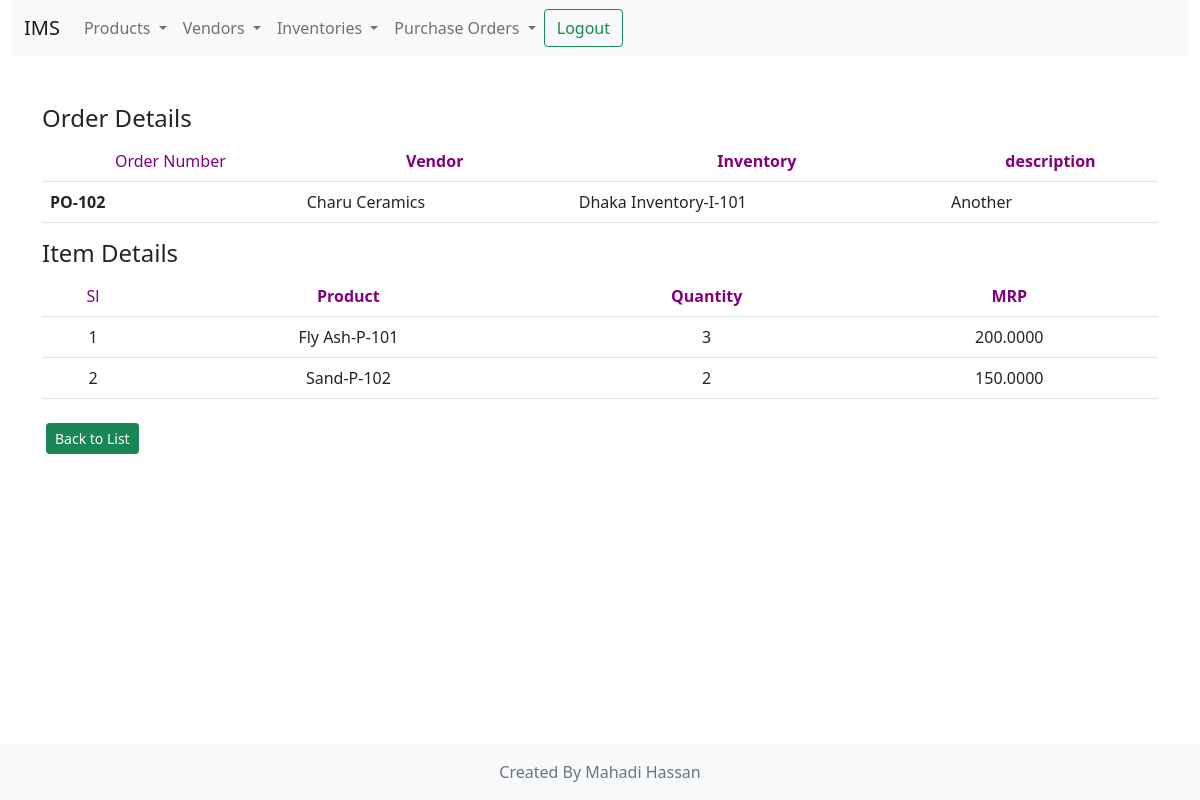
The app's page /purchase_order/view/5/ (signed in) with its own data.
### purchase_orders/models.py (models this page shows, shortened)
class PurchaseOrder(models.Model):
    order_number = models.CharField(max_length=256, verbose_name='Order No.')
    vendor_id = models.ForeignKey(Vendor, on_delete=models.CASCADE, verbose_name='Vendor')
    inventory_id = models.ForeignKey(Inventory, on_delete=models.CASCADE, verbose_name='Inventory', default=None, null=True)
    purpose = models.TextField(max_length=1024, verbose_name='Purpose')
    entry_date = models.DateField(auto_now_add=True)
    amount = models.DecimalField(max_digits=20, decimal_places=4)
    created_by = models.ForeignKey(User, on_delete=models.CASCADE)
    status = models.IntegerField(choices=STATUS_CHOICES, default=STATUS_CHOICES[0][0])
    class Meta:
        db_table = 'purchase_invoice'
        verbose_name = "Purchase Order"
        verbose_name_plural = "Purchase Orders"

class OrderItems(models.Model):
    product_id = models.ForeignKey(Product, on_delete=models.PROTECT)
    product_name = models.CharField(max_length=256, verbose_name='Product')
    purchase_id = models.ForeignKey(PurchaseOrder, on_delete=models.CASCADE, related_name='order')
    quantity = models.IntegerField(default=1)
    mrp = models.DecimalField(max_digits=15, decimal_places=4)
    class Meta:
        db_table = 'order_items'

### vendor/models.py (models this page shows)
class Vendor(models.Model):
    vendor_id = models.CharField(max_length = 200, verbose_name = 'Vendor Id', unique = True)
    name = models.CharField(max_length=200, verbose_name='Vendor', unique=True)
    address_line_1 = models.CharField(max_length=512, verbose_name='Address-1', blank=True, null=True)
    address_line_2 = models.CharField(max_length=512, blank=True, verbose_name='Address-2', null=True)
    contact_person = models.CharField(max_length=256, verbose_name='Contact Person', blank=True, null=True)
    contact_number = models.CharField(max_length=15, verbose_name='Phone', blank=True)
    email = models.EmailField(blank=True)
    def __str__(self):
        return "{}".format(self.name)
    class Meta:
        db_table = 'vendors'

### inventories/models.py (models this page shows, shortened)
class Inventory(models.Model):
    name = models.CharField(max_length=256, verbose_name='Name')
    code = models.CharField(max_length=256, verbose_name='Code', blank=True, null=True)
    class Meta:
        verbose_name = "Inventory"
        verbose_name_plural = "Inventories"
    def __str__(self):
        return '{}-{}'.format(self.name, self.code)

### products/models.py (models this page shows, shortened)
class Product(models.Model):
    name = models.CharField(max_length=256, verbose_name='Product Name')
    code = models.CharField(max_length=256, verbose_name='Code', blank=True, null=True)
    purchase_price = models.DecimalField(max_digits=15, decimal_places=4, blank=True, null=True)
    sale_price = models.DecimalField(max_digits=15, decimal_places=4)
    class Meta:
        verbose_name = "Product"
        verbose_name_plural = "Products"
    def __str__(self):
        return '{}-{}'.format(self.name, self.code)

### purchase_orders/views.py (the view)
# urls.py: path('view/<int:order_id>/', view, name='view_order'),
@login_required(login_url='/accounts/login/')
def view(request, order_id, **kwargs):
    purchase_order = PurchaseOrder.objects.get(pk=order_id)
    return render(request, 'purchase_order/view.html',
                  {'order': purchase_order, 'title': 'Order View'})

### context_processor.py (called while the page is built)
def default_context_data(request):
    menu_file = open(menu_file_path)
    data = json.load(menu_file)
    menu_file.close()
    return {
        "menu": data
    }

### templates/purchase_order/view.html (shortened to what this page needs)
{% extends 'base.html' %}
{% block content %}
<div id="content-main">
<div class="module">
<h4>Order Details</h4>
          <table class="table table-overview">
           <tr style="text-align:center; color:purple;  height:30px">
               <td>Order Number</td>
               <th style="text-align:center">Vendor</th>
               <th style="text-align:center">Inventory</th>
               <th style="text-align:center">description</th>
           </tr>
                <tr>
                <th>{{ order.order_number }}</th>
                <td>{{ order.vendor_id }}</td>
                <td>{{ order.inventory_id }}</td>
                <td>{{ order.purpose }}</td>
                </tr>
          </table>
<h4>Item Details</h4>
    <table class="table table-overview">
           <tr style="color:purple; text-align:center; height:30px">
               <td>Sl</td>
               <th>Product</th>
               <th>Quantity</th>
               <th>MRP</th>
           </tr>
              {% for row in order.order.all %}
              <tr style="text-align:center">
              <td>{{ forloop.counter }}</td>
              <td>{{ row.product_id }}</td>
              <td>{{ row.quantity }}</td>
              <td>{{ row.mrp }}</td>
              </tr>
              {% endfor %}
          </table>
        </div>
<a class="my-2 mx-1 btn btn-sm btn-success" href="{% url "order_index" %}">Back to List</a>
</div>
{% endblock %}

### templates/base.html (shortened to what this page needs)
<!DOCTYPE html>
{% load static %}
<html lang="en">
<head>
    <link rel="stylesheet" href="{% static 'css/bootstrap.css' %}">
    <link rel="stylesheet" href="https://cdnjs.cloudflare.com/ajax/libs/font-awesome/5.15.4/css/all.min.css" />
</head>
<body>
<div class="container-fluid">
    <nav class="navbar navbar-expand-lg navbar-light bg-light mb-5">
        <div class="container-fluid">
            <a class="navbar-brand" href="{% url 'home' %}">{{ menu.name }}</a>
            <div class="collapse navbar-collapse" id="navbarNavDropdown">
                <ul class="navbar-nav">
                    {% for item in menu.main_menu %}
                        {% if not item.submenu %}
                            <li class="nav-item">
                                <a class="nav-link" aria-current="page" href="{{ item.url }}">{{ item.label }}</a>
                            </li>
                        {% else %}
                            <li class="nav-item dropdown">
                                <a class="nav-link dropdown-toggle" href="#" id="navbarDropdownMenuLink" role="button" data-bs-toggle="dropdown" aria-expanded="false">
                                    {{ item.label }}
                                </a>
                            </li>
                        {% endif %}
                    {% endfor %}
                </ul>
            <form class="d-flex" method="post" action="/accounts/logout/">
                        <button class="btn btn-outline-success" type="submit">Logout</button>
            </form>
            </div>
        </div>
    </nav>
</div>
<div class="container-md">
    {% block content %}
    {% endblock %}
</div>
<footer class="footer fixed-bottom mt-auto py-3 bg-light">
    <div class="container"  style="text-align: center">
        <span class="text-muted">Created By Mahadi Hassan</span>
    </div>
</footer>
</body>
</html>

### records on screen
PurchaseOrder: order_number "PO-102", vendor_id "Charu Ceramics", inventory_id "Dhaka Inventory-I-101", purpose "Another"
OrderItems: product_id "Fly Ash-P-101", quantity "3", mrp "200.0000"
OrderItems: product_id "Sand-P-102", quantity "2", mrp "150.0000"

### other values on screen
{{ menu.name }} "IMS"
{{ item.label }} "Products" "Vendors" "Inventories" "Purchase Orders"
